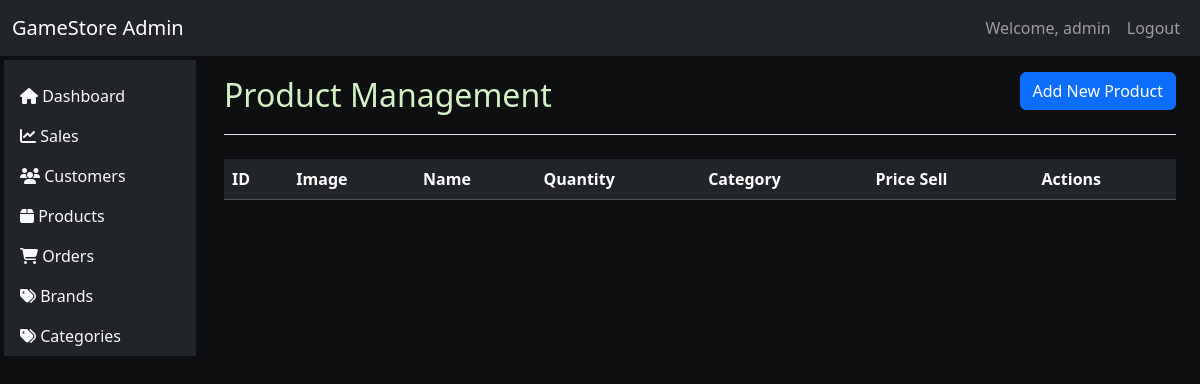
/admin/product.php (signed in), run on an earlier commit of the app's database.
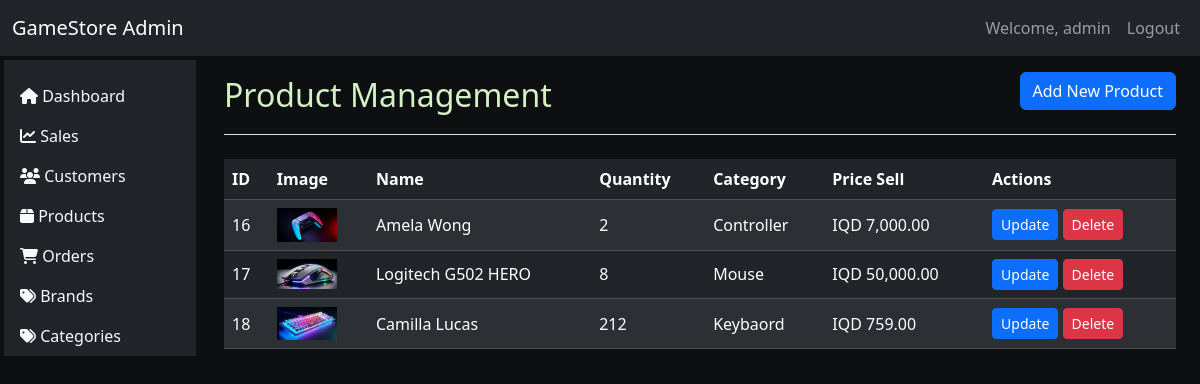
And on a later commit of the database.
### tables this page shows
CREATE TABLE `products` (
  `id` int(11) NOT NULL,
  `product_name` varchar(255) NOT NULL,
  `product_quantity` int(11) NOT NULL,
  `product_content` text NOT NULL,
  `product_price` double NOT NULL,
  `product_price_sell` double NOT NULL,
  `product_image` text NOT NULL,
  `brand_id` int(11) NOT NULL,
  `category_id` int(11) NOT NULL,
  `product_new` enum('true','false') NOT NULL,
  `created_at` date NOT NULL DEFAULT current_timestamp()
);

CREATE TABLE `categories` (
  `id` int(11) NOT NULL,
  `category_name` varchar(40) NOT NULL,
  `category_image` text NOT NULL
);

### app/php/admin/product/functions.php (called while the page is built, shortened)
<?php
function getAllProducts()
{
    global $connect;
    try {
        $sql = "SELECT p.*, c.category_name, b.brand_name
            FROM products p
            LEFT JOIN categories c ON p.category_id = c.id
            LEFT JOIN brands b ON p.brand_id = b.id";
        $stmt = $connect->prepare($sql);
        $stmt->execute();
        return $stmt->fetchAll(PDO::FETCH_ASSOC);
    } catch (PDOException $e) {
        echo "Error getting all products: " . $e->getMessage();
        return false;
    }
}

### admin/product.php (the view, shortened to what this page needs)
<?php
$products = getAllProducts();
include "../components/admin/app.php";
?>
<div class="container-fluid">
    <div class="row">
        <div class="col-md-2 p-1 sidebar">
            <?php include "../components/admin/sidebar.php"; ?>
        </div>
        <main role="main" class="col-md-10 ml-sm-auto px-4">
            <div class="d-flex justify-content-between flex-wrap flex-md-nowrap align-items-center pt-3 pb-2 mb-3 border-bottom">
                <h2>Product Management</h2>
                <button type="button" class="btn btn-primary mb-3" data-bs-toggle="modal" data-bs-target="#addProductModal">
                    Add New Product
                </button>
            </div>
            <div class="table-responsive">
                <table class="table table-dark table-striped">
                    <thead>
                        <tr>
                            <th>ID</th>
                            <th>Image</th>
                            <th>Name</th>
                            <th>Quantity</th>
                            <th>Category</th>
                            <th>Price Sell</th>
                            <th>Actions</th>
                        </tr>
                    </thead>
                    <tbody>
                        <?php foreach ($products as $product): ?>
                            <tr>
                                <td><?php echo $product['id']; ?></td>
                                <td>
                                    <img src="../public/product-images/main/<?php echo $product['product_image']; ?>"
                                        alt="<?php echo $product['product_name']; ?>"
                                        style="width: 60px; object-fit: contain;">
                                </td>
                                <td><?php echo $product['product_name']; ?></td>
                                <td><?php echo $product['product_quantity']; ?></td>
                                <td><?php echo $product['category_name']; ?></td>
                                <td>IQD <?php echo number_format($product['product_price_sell'], 2); ?></td>
                                <td>
                                    <button type="button" class="btn btn-primary btn-sm"
                                        data-bs-toggle="modal"
                                        data-bs-target="#updateProductModal"
                                        data-id="<?php echo $product['id']; ?>"
                                        data-name="<?php echo htmlspecialchars($product['product_name']); ?>"
                                        data-price="<?php echo $product['product_price']; ?>"
                                        data-price-sell="<?php echo $product['product_price_sell']; ?>"
                                        data-quantity="<?php echo $product['product_quantity']; ?>"
                                        data-brand="<?php echo $product['brand_id']; ?>"
                                        data-category="<?php echo $product['category_id']; ?>"
                                        data-content="<?php echo htmlspecialchars($product['product_content']); ?>"
                                        data-image="<?php echo $product['product_image']; ?>">
                                        Update
                                    </button>
                                    <form method="POST" action="<?php echo htmlspecialchars($_SERVER['PHP_SELF']); ?>" style="display: inline;">
                                        <button type="submit" name="delete_product" class="btn btn-danger btn-sm">Delete</button>
                                    </form>
                                </td>
                            </tr>
                        <?php endforeach; ?>
                    </tbody>
                </table>
            </div>
        </main>
    </div>
</div>
<?php include "../components/admin/footer.php"; ?>

What changed in the data, as far as the page shows it:
added products: id "16", product_image (picture), product_name "Amela Wong", product_quantity "2", category.category_name "Controller", product_price_sell "7,000.00"
added products: id "17", product_image (picture), product_name "Logitech G502 HERO", product_quantity "8", category.category_name "Mouse", product_price_sell "50,000.00"
added products: id "18", product_image (picture), product_name "Camilla Lucas", product_quantity "212", category.category_name "Keybaord", product_price_sell "759.00"
